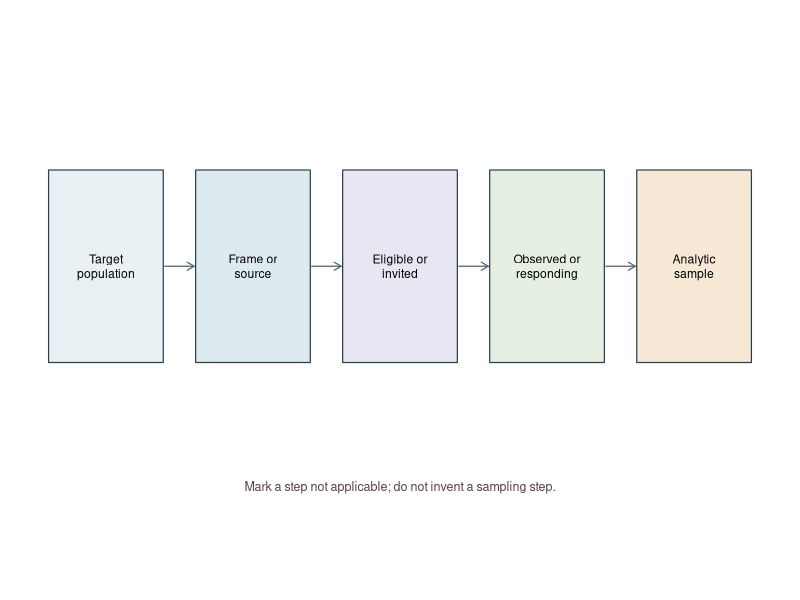
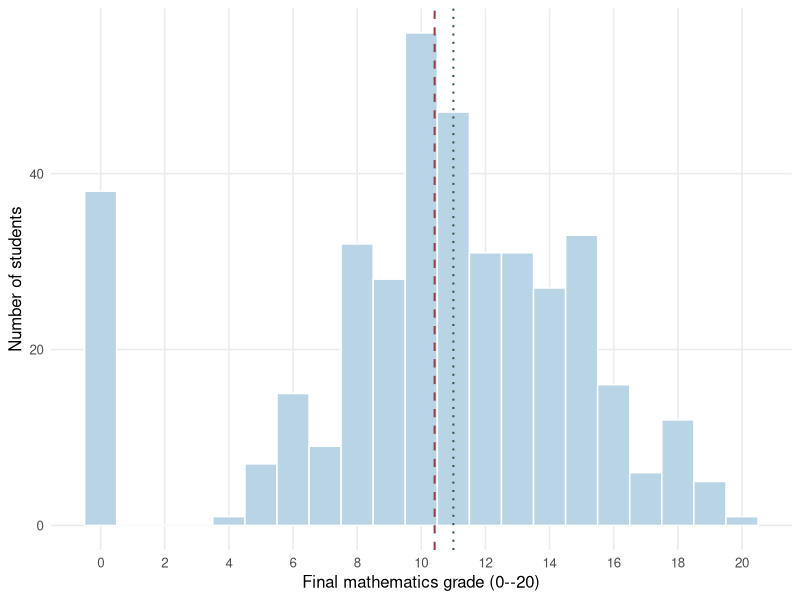
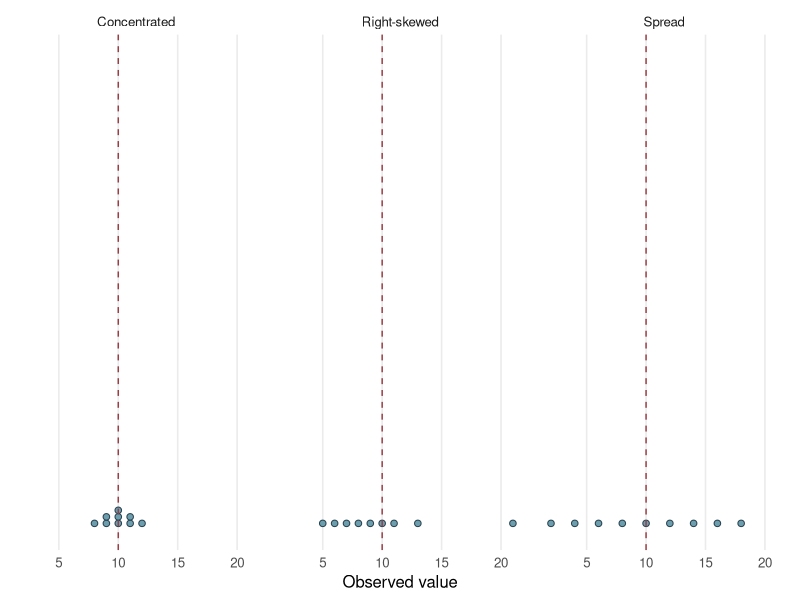
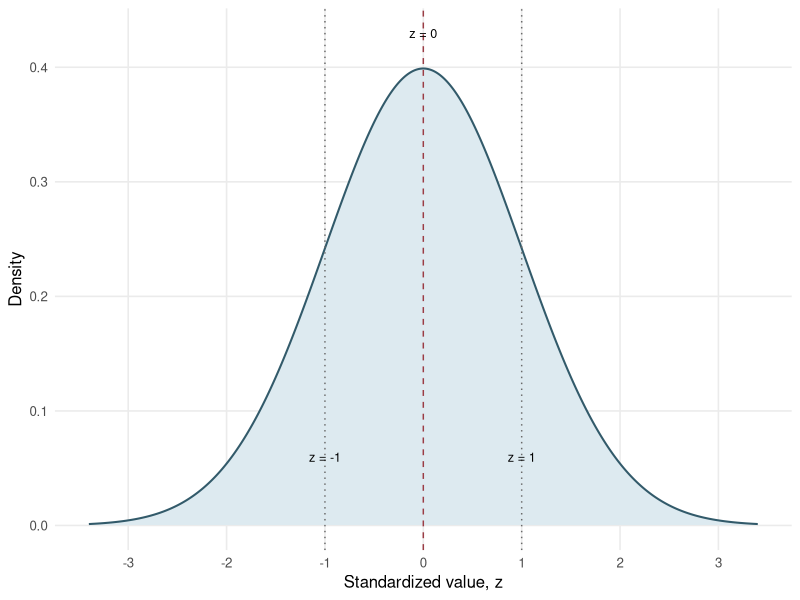
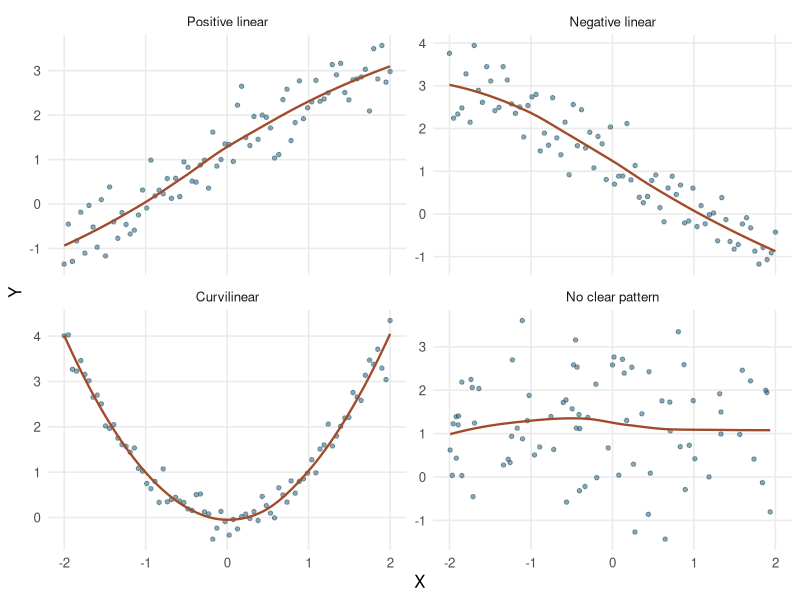
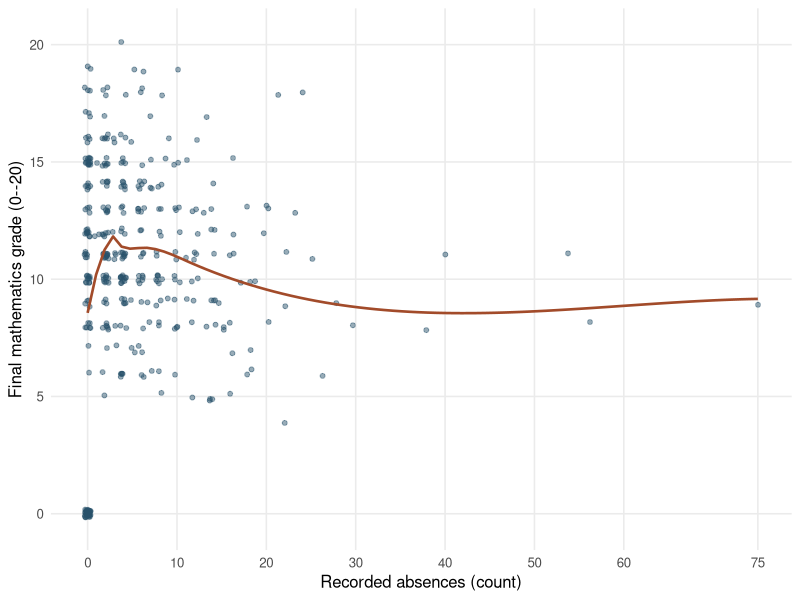
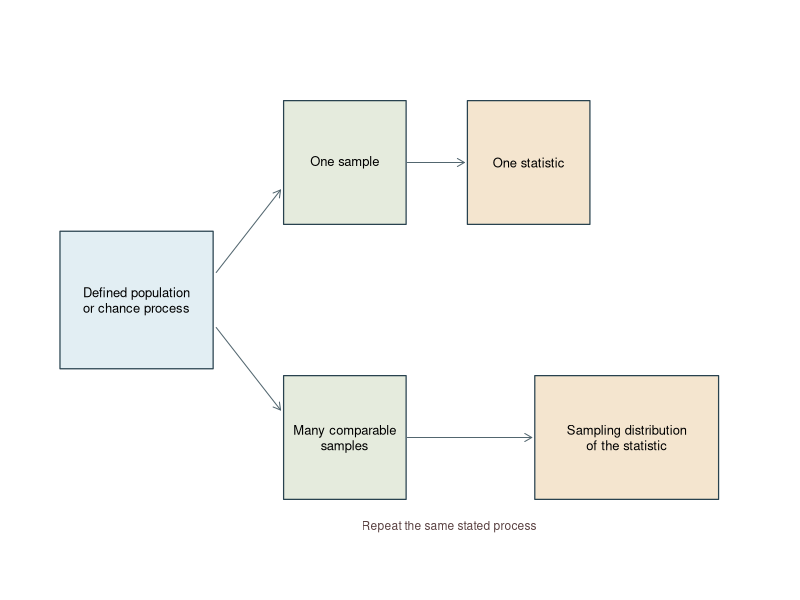
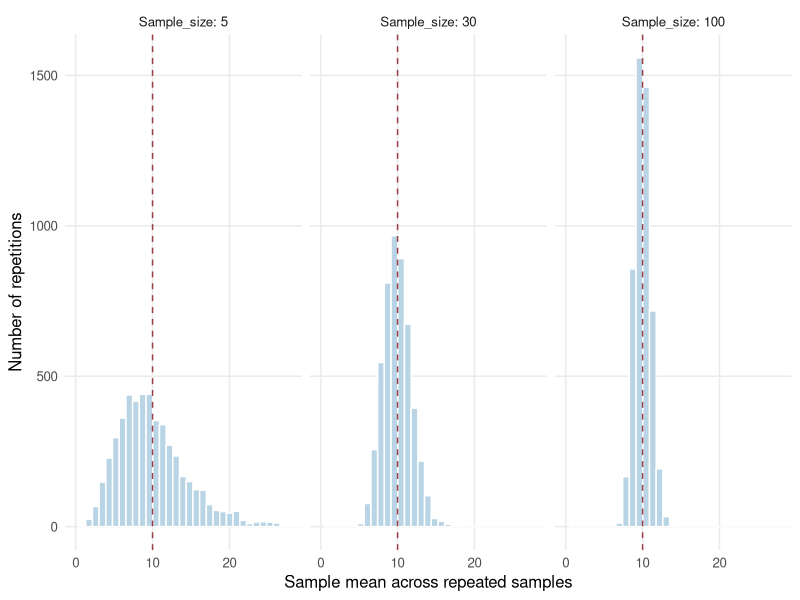

Recreate these plots in R, in order.
## ---- chunk 1
#| label: setup
#| include: false

knitr::opts_chunk$set(
  echo = FALSE,
  warning = FALSE,
  message = FALSE,
  fig.align = "center",
  out.width = "88%"
)
if (knitr::is_latex_output()) {
  knitr::opts_chunk$set(dev = "cairo_pdf")
}

options(digits = 3, width = 72, scipen = 4)
library(ggplot2)
theme_set(
  theme_minimal(base_size = 12) +
    theme(
      panel.grid.minor = element_blank(),
      legend.position = "bottom",
      plot.title.position = "plot"
    )
)

## The curated UCI secondary-school record of Cortez and Silva (2008),
## reduced to the columns this chapter analyses and embedded so that the
## chapter renders without an external data file. Values are unchanged;
## pass reproduces the documented cut point of 10 on the 0-20 scale.
sp_absences <- c(
 6,4,10,2,4,10,0,6,0,0,0,4,2,2,0,4,6,4,16,4,0,0,2,0,2,14,2,4,4,16,0,0,0,
 0,0,0,2,7,2,8,25,8,2,0,14,8,12,4,2,2,2,2,6,0,6,8,0,4,2,2,6,6,4,2,0,2,4,
 4,2,12,0,0,2,2,54,6,8,0,2,12,2,4,10,4,2,6,4,4,12,18,0,4,4,0,6,2,2,2,6,
 0,14,0,4,26,0,10,8,2,6,4,6,0,6,10,8,2,2,0,20,6,2,6,2,18,0,0,0,2,0,8,0,
 0,12,16,0,0,0,0,0,0,0,8,2,2,0,0,0,2,0,0,0,6,8,0,0,2,8,6,2,4,0,6,0,2,0,
 16,4,0,0,0,0,2,0,0,4,4,2,4,10,4,10,2,0,56,14,12,2,0,6,4,10,0,12,8,0,0,
 4,8,24,0,2,6,4,18,6,28,5,10,6,6,10,13,0,15,12,2,22,13,3,4,2,0,2,0,0,16,
 10,2,14,10,14,4,14,2,18,10,4,20,2,0,14,2,0,0,0,6,4,16,8,0,0,6,4,0,0,2,
 6,12,8,0,21,2,1,4,0,13,2,8,10,0,15,4,2,2,2,6,75,22,15,8,30,19,1,4,4,2,
 5,6,6,9,11,0,12,6,8,4,0,10,0,5,14,0,0,0,20,8,0,38,0,18,0,20,3,22,14,40,
 0,9,0,2,23,12,3,1,0,3,3,8,7,4,2,7,0,0,0,16,12,0,7,4,4,0,11,0,4,7,9,0,0,
 10,8,2,7,4,4,0,4,2,4,0,0,2,0,0,0,4,0,0,0,10,4,3,8,14,0,2,4,4,0,17,4,5,
 2,0,14,2,7,0,0,0,11,3,3,0,5
)

sp_grade_period_2 <- c(
 6,5,8,14,10,15,12,5,18,15,8,12,14,10,16,14,14,10,5,10,14,15,15,13,9,9,
 12,16,11,12,11,16,16,10,14,7,16,16,12,13,10,12,18,8,10,8,12,19,15,7,13,
 13,11,10,13,9,15,15,10,16,11,8,10,9,10,15,13,7,9,16,15,10,6,12,12,9,11,
 11,8,5,12,10,6,15,10,9,7,14,10,6,7,17,6,10,13,10,15,9,14,9,7,17,13,6,
 18,11,8,18,13,15,19,10,13,19,9,15,13,14,7,13,15,14,13,11,7,13,10,8,4,
 18,0,0,13,11,0,0,0,0,12,16,9,9,11,14,0,11,7,11,6,9,5,13,10,0,11,8,12,8,
 15,12,6,9,0,10,8,11,10,15,7,14,5,15,11,7,11,9,13,5,8,10,8,13,17,9,13,
 12,12,15,7,9,12,8,8,9,14,15,15,9,18,9,16,10,9,6,10,9,7,12,9,7,8,12,13,
 7,10,15,6,6,7,10,6,5,16,13,13,8,15,11,8,10,13,11,9,13,7,9,13,12,11,7,
 12,11,0,12,0,18,12,8,5,15,8,10,9,9,12,9,12,11,14,9,18,8,12,9,10,17,9,
 10,9,0,9,14,11,14,10,12,9,9,8,11,8,9,12,9,9,10,18,12,14,13,11,15,12,18,
 13,12,9,8,13,15,10,11,12,17,14,12,18,9,12,10,9,12,11,10,13,11,8,10,11,
 11,13,9,11,14,15,12,15,10,9,14,8,14,0,8,9,15,13,8,15,10,12,10,15,8,10,
 13,15,10,15,13,7,13,7,8,11,9,13,12,10,16,13,12,11,15,11,10,13,6,10,12,
 7,12,11,5,18,8,14,9,15,10,14,6,11,5,5,9,5,5,9,5,9,16,8,12,9
)

sp_final_grade <- c(
 6,6,10,15,10,15,11,6,19,15,9,12,14,11,16,14,14,10,5,10,15,15,16,12,8,8,
 11,15,11,11,12,17,16,12,15,6,18,15,11,13,11,12,18,11,9,6,11,20,14,7,13,
 13,10,11,13,10,15,15,9,16,11,11,9,9,10,15,12,6,8,16,15,10,5,14,11,10,
 10,11,10,5,12,11,6,15,10,8,6,14,10,7,8,18,6,10,14,10,15,10,14,8,5,17,
 14,6,18,11,8,18,13,16,19,10,13,19,9,16,14,13,8,13,15,15,13,13,8,12,11,
 9,0,18,0,0,12,11,0,0,0,0,12,15,0,9,11,13,0,11,0,11,0,10,0,14,10,0,12,8,
 13,10,15,12,0,7,0,10,7,12,10,16,0,14,0,16,10,0,9,9,11,6,9,11,8,12,17,8,
 12,11,11,15,9,10,13,9,8,10,14,15,16,10,18,10,16,10,10,6,11,9,7,13,10,7,
 8,13,14,8,10,15,4,8,8,10,6,0,17,13,14,7,15,12,9,12,14,11,9,13,6,10,13,
 12,11,0,12,12,0,12,0,18,13,8,5,15,8,10,8,8,12,8,13,11,14,0,18,8,12,9,0,
 17,10,11,10,0,9,14,11,14,10,12,9,9,8,10,8,10,12,10,11,11,19,12,14,15,
 11,15,13,18,14,11,0,8,14,16,11,10,14,18,13,12,18,8,12,10,0,13,11,11,13,
 11,0,9,10,11,13,9,11,15,15,11,16,10,9,14,8,14,0,0,0,15,13,0,17,10,11,0,
 15,0,10,14,16,9,15,13,8,13,8,8,11,9,13,11,10,16,13,12,10,15,12,10,13,0,
 10,11,9,12,11,5,19,10,15,10,15,10,14,7,10,0,5,10,6,0,8,0,9,16,7,10,9
)

sp_higher_no <- c(
 79,128,149,151,154,161,164,165,166,167,240,248,251,253,270,277,312,353,
 362,372
)

sp_school_ms <- c(
 350,351,352,353,354,355,356,357,358,359,360,361,362,363,364,365,366,
 367,368,369,370,371,372,373,374,375,376,377,378,379,380,381,382,383,
 384,385,386,387,388,389,390,391,392,393,394,395
)

students <- data.frame(
  student_id = sprintf("U%03d", seq_along(sp_absences)),
  school = "GP",
  absences = as.integer(sp_absences),
  grade_period_2 = as.integer(sp_grade_period_2),
  final_grade = as.integer(sp_final_grade),
  higher_education = "yes",
  stringsAsFactors = FALSE
)
students$school[sp_school_ms] <- "MS"
students$higher_education[sp_higher_no] <- "no"
students$pass <- ifelse(students$final_grade >= 10, "Yes", "No")

grade_zero <- students$final_grade == 0
students_no_grade_zero <- students[!grade_zero, ]
stopifnot(
  sum(grade_zero) == 38L,
  all(students$absences[grade_zero] == 0),
  sum(students$grade_period_2[grade_zero] > 0) == 25L
)
grade_zero_sensitivity <- c(
  n = nrow(students_no_grade_zero),
  mean = mean(students_no_grade_zero$final_grade),
  median = median(students_no_grade_zero$final_grade),
  variance = var(students_no_grade_zero$final_grade),
  sd = sd(students_no_grade_zero$final_grade),
  IQR = IQR(students_no_grade_zero$final_grade),
  covariance = cov(
    students_no_grade_zero$absences,
    students_no_grade_zero$final_grade
  ),
  correlation = cor(
    students_no_grade_zero$absences,
    students_no_grade_zero$final_grade
  )
)

grade_summary <- data.frame(
  Summary = c("Mean", "Median", "Sample variance", "Sample standard deviation", "IQR"),
  Value = c(
    mean(students$final_grade),
    median(students$final_grade),
    var(students$final_grade),
    sd(students$final_grade),
    IQR(students$final_grade)
  ),
  Units = c("grade points", "grade points", "squared grade points",
            "grade points", "grade points")
)

same_mean <- data.frame(
  Pattern = rep(c("Concentrated", "Spread", "Right-skewed"), each = 9),
  Value = c(
    8, 9, 9, 10, 10, 10, 11, 11, 12,
    2, 4, 6, 8, 10, 12, 14, 16, 18,
    5, 6, 7, 8, 9, 10, 11, 13, 21
  ),
  Index = rep(seq_len(9), 3)
)

set.seed(60202)
pattern_x <- seq(-2, 2, length.out = 80)
relationship_patterns <- rbind(
  data.frame(
    X = pattern_x,
    Y = 1.2 + 1.1 * pattern_x + rnorm(80, 0, .45),
    Pattern = "Positive linear"
  ),
  data.frame(
    X = pattern_x,
    Y = 1.2 - 1.1 * pattern_x + rnorm(80, 0, .45),
    Pattern = "Negative linear"
  ),
  data.frame(
    X = pattern_x,
    Y = pattern_x^2 + rnorm(80, 0, .25),
    Pattern = "Curvilinear"
  ),
  data.frame(
    X = runif(80, -2, 2),
    Y = rnorm(80, 1.2, 1.1),
    Pattern = "No clear pattern"
  )
)
relationship_patterns$Pattern <- factor(
  relationship_patterns$Pattern,
  levels = c("Positive linear", "Negative linear", "Curvilinear", "No clear pattern")
)

normal_grid <- data.frame(Z = seq(-3.4, 3.4, length.out = 500))
normal_grid$Density <- dnorm(normal_grid$Z)

set.seed(60203)
repetitions <- 5000L
sample_sizes <- c(5L, 30L, 100L)
sampling_means <- do.call(rbind, lapply(sample_sizes, function(n) {
  data.frame(
    Sample_size = factor(n, levels = sample_sizes),
    Sample_mean = replicate(repetitions, mean(rexp(n, rate = 1 / 10)))
  )
}))
sampling_split <- split(sampling_means$Sample_mean, sampling_means$Sample_size)
sampling_summary <- do.call(rbind, lapply(sampling_split, function(x) {
  c(
    Center = mean(x),
    Empirical_SE = sd(x),
    Skewness = mean((x - mean(x))^3) / sd(x)^3
  )
}))
sampling_summary <- data.frame(
  n = sample_sizes,
  Theoretical_SE = 10 / sqrt(sample_sizes),
  sampling_summary,
  row.names = NULL,
  check.names = FALSE
)

set.seed(60204)
lln_draws <- rexp(400, rate = 1 / 10)
lln <- data.frame(
  Draw = seq_along(lln_draws),
  Running_mean = cumsum(lln_draws) / seq_along(lln_draws)
)
## ---- chunk 2
#| label: tbl-student-preview
#| tbl-cap: "Selected fields from six records in the student-performance data."
#| tbl-colwidths: [16, 16, 22, 22, 18]

preview <- students[1:6, c(
  "student_id", "school", "absences", "final_grade", "pass"
)]
names(preview) <- c("Student ID", "School", "Absences", "Final grade", "Pass")
knitr::kable(preview, booktabs = TRUE, align = c("l", "l", "r", "r", "l"))
## ---- chunk 3
#| label: fig-representation-path
#| fig-cap: "A representation path separates the intended population from the analytic sample."
#| fig-alt: "Five boxes run from target population through frame or source, eligible or invited units, observed or responding units, and analytic sample. A note says to mark nonapplicable steps instead of inventing them."
#| fig-height: 2.5
#| out-width: "94%"

old <- par(mar = rep(.15, 4), xpd = NA)
plot.new()
plot.window(xlim = c(0, 10), ylim = c(0, 2.2))
xs <- seq(1, 9, length.out = 5)
labs <- c(
  "Target\npopulation",
  "Frame or\nsource",
  "Eligible or\ninvited",
  "Observed or\nresponding",
  "Analytic\nsample"
)
for (i in seq_along(xs)) {
  rect(xs[i] - .78, .85, xs[i] + .78, 1.62,
       col = c("#E9F1F5", "#DDEAF0", "#E8E6F3", "#E6F0E2", "#F7E8D5")[i],
       border = "#28424F", lwd = 1.2)
  text(xs[i], 1.235, labs[i], cex = .73)
  if (i < length(xs)) {
    arrows(xs[i] + .8, 1.235, xs[i + 1] - .8, 1.235,
           length = .08, col = "#50646D", lwd = 1.2)
  }
}
text(5, .35, "Mark a step not applicable; do not invent a sampling step.",
     cex = .75, col = "#5A4141")
par(old)
## ---- chunk 4
#| label: fig-grade-distribution
#| fig-cap: "Distribution of final mathematics grades for the 395 recorded students."
#| fig-alt: "A histogram of grades from zero to twenty is centered near eleven, bounded at both ends, and shows a visible group at zero."
#| fig-height: 3.4

ggplot(students, aes(x = final_grade)) +
  geom_histogram(
    binwidth = 1,
    boundary = -.5,
    fill = "#B9D5E5",
    color = "white"
  ) +
  geom_vline(xintercept = mean(students$final_grade),
             color = "#9B3D45", linetype = 2, linewidth = .7) +
  geom_vline(xintercept = median(students$final_grade),
             color = "#315B45", linetype = 3, linewidth = .7) +
  scale_x_continuous(breaks = seq(0, 20, 2)) +
  labs(
    x = "Final mathematics grade (0--20)",
    y = "Number of students"
  )
## ---- chunk 5
#| label: tbl-grade-summary
#| tbl-cap: "Five numerical summaries of final mathematics grade."
#| tbl-colwidths: [32, 24, 28]

grade_print <- grade_summary
grade_print$Value <- c("10.42", "11.00", "20.99", "4.58", "6.00")
knitr::kable(
  grade_print,
  names = c("Summary", "Value", "Units"),
  booktabs = TRUE,
  align = c("l", "r", "l")
)
## ---- chunk 6
#| label: fig-same-mean
#| fig-cap: "Three constructed distributions share a mean of 10 but differ in shape and spread."
#| fig-alt: "Faceted dot plots show a concentrated distribution around ten, a broad evenly spaced distribution, and a right-skewed distribution. Each has mean ten."
#| fig-height: 3.0

ggplot(same_mean, aes(x = Value, y = 0)) +
  geom_dotplot(binaxis = "x", stackdir = "up", binwidth = .55,
               fill = "#6C9EAE", color = "#28424F") +
  geom_vline(xintercept = 10, linetype = 2, color = "#9B3D45") +
  facet_wrap(~ Pattern, nrow = 1) +
  scale_y_continuous(NULL, breaks = NULL) +
  labs(x = "Observed value")
## ---- chunk 7
#| label: fig-standard-normal
#| fig-cap: "The standard Normal model centers distance at zero and measures it in standard-deviation units."
#| fig-alt: "A symmetric bell curve is centered at zero with vertical markers at minus one, zero, and one standard deviation."
#| fig-height: 2.9

ggplot(normal_grid, aes(x = Z, y = Density)) +
  geom_area(fill = "#DDEAF0", color = "#325A6A", linewidth = .7) +
  geom_vline(xintercept = c(-1, 0, 1),
             linetype = c(3, 2, 3),
             color = c("#6A6A6A", "#9B3D45", "#6A6A6A")) +
  annotate("text", x = c(-1, 0, 1), y = c(.06, .43, .06),
           label = c("z = -1", "z = 0", "z = 1"), size = 3.2) +
  scale_x_continuous(breaks = -3:3) +
  labs(x = "Standardized value, z", y = "Density")
## ---- chunk 8
#| label: fig-relationship-forms
#| fig-cap: "Linear, curvilinear, and patternless relationships require different descriptions."
#| fig-alt: "Four panels show a positive line, a negative line, a U-shaped curve, and no clear pattern."
#| fig-height: 4.0

ggplot(relationship_patterns, aes(x = X, y = Y)) +
  geom_point(alpha = .55, size = 1.2, color = "#2F6073") +
  geom_smooth(method = "loess", se = FALSE, linewidth = .8, color = "#A24B2A") +
  facet_wrap(~ Pattern, nrow = 2, scales = "free_y") +
  labs(x = "X", y = "Y")
## ---- chunk 9
#| label: fig-absence-grade
#| fig-cap: "Recorded absences and final mathematics grade in the observational two-school record."
#| fig-alt: "A jittered scatterplot shows most students below twenty absences, a concentrated set at zero absences and zero final grade, a few much larger absence counts up to seventy-five, and little overall linear pattern. A smooth line is nearly flat over the dense region."
#| fig-height: 4.1

ggplot(students, aes(x = absences, y = final_grade)) +
  geom_jitter(width = .35, height = .18, alpha = .48,
              color = "#28536B", size = 1.35) +
  geom_smooth(method = "loess", se = FALSE, color = "#A24B2A",
              linewidth = .9) +
  scale_x_continuous(breaks = c(0, 10, 20, 30, 40, 50, 60, 75)) +
  scale_y_continuous(breaks = seq(0, 20, 5), limits = c(-.5, 20.5)) +
  labs(
    x = "Recorded absences (count)",
    y = "Final mathematics grade (0--20)"
  )
## ---- chunk 10
#| label: fig-sampling-sequence
#| fig-cap: "Repeated sampling links a defined population or chance process to a sampling distribution."
#| fig-alt: "A defined population or process leads to one sample and one statistic. Repeating that process produces many statistics whose distribution is the sampling distribution."
#| fig-height: 3.0
#| out-width: "92%"

old <- par(mar = rep(.15, 4), xpd = NA)
plot.new()
plot.window(xlim = c(0, 12), ylim = c(0, 4))
box <- function(x, y, w, h, label, fill) {
  rect(x - w/2, y - h/2, x + w/2, y + h/2,
       col = fill, border = "#28424F", lwd = 1.2)
  text(x, y, label, cex = .78)
}
box(1.7, 2, 2.5, 1.0, "Defined population\nor chance process", "#E2EEF3")
box(5.1, 3, 2.0, .9, "One sample", "#E5EBDD")
box(8.1, 3, 2.0, .9, "One statistic", "#F4E5CF")
box(5.1, 1, 2.0, .9, "Many comparable\nsamples", "#E5EBDD")
box(9.7, 1, 3.0, .9, "Sampling distribution\nof the statistic", "#F4E5CF")
arrows(3.0, 2.2, 4.05, 2.8, length = .08, col = "#52666F")
arrows(6.12, 3, 7.05, 3, length = .08, col = "#52666F")
arrows(3.0, 1.8, 4.05, 1.2, length = .08, col = "#52666F")
arrows(6.12, 1, 8.15, 1, length = .08, col = "#52666F")
text(6.8, .35, "Repeat the same stated process", cex = .72, col = "#5A4141")
par(old)
## ---- chunk 11
#| label: fig-sampling-means
#| fig-cap: "Sampling distributions of the mean from a right-skewed population narrow and become more symmetric as sample size grows."
#| fig-alt: "Three histograms of five thousand sample means at sample sizes five, thirty, and one hundred share an axis. They remain centered near ten, become narrower, and become more symmetric."
#| fig-height: 3.7

ggplot(sampling_means, aes(x = Sample_mean)) +
  geom_histogram(bins = 38, fill = "#B9D5E5", color = "white") +
  geom_vline(xintercept = 10, linetype = 2, color = "#9B3D45") +
  facet_wrap(~ Sample_size, nrow = 1, labeller = label_both) +
  coord_cartesian(xlim = c(0, 28)) +
  labs(
    x = "Sample mean across repeated samples",
    y = "Number of repetitions"
  )
## ---- chunk 12
#| label: tbl-clt-summary
#| tbl-cap: "Repeated-sampling summaries under the stated right-skewed population model."
#| tbl-colwidths: [14, 22, 23, 22, 19]

sampling_print <- sampling_summary
sampling_print$Center <- sprintf("%.2f", sampling_print$Center)
sampling_print$Empirical_SE <- sprintf("%.2f", sampling_print$Empirical_SE)
sampling_print$Theoretical_SE <- sprintf("%.2f", sampling_print$Theoretical_SE)
sampling_print$Skewness <- sprintf("%.2f", sampling_print$Skewness)
names(sampling_print) <- c(
  "Sample size", "Model SE", "Mean of sample means",
  "Empirical SE", "Skewness"
)
knitr::kable(sampling_print, booktabs = TRUE, align = c("r", "r", "r", "r", "r"))
## ---- chunk 13
#| label: fig-running-mean
#| fig-cap: "One running mean from independent right-skewed draws stabilizes near the population mean of 10."
#| fig-alt: "The running mean varies widely early and gradually settles near a horizontal line at ten by four hundred draws."
#| fig-height: 3.0

ggplot(lln, aes(x = Draw, y = Running_mean)) +
  geom_line(color = "#2F6073", linewidth = .65) +
  geom_hline(yintercept = 10, linetype = 2, color = "#9B3D45") +
  labs(x = "Number of draws included", y = "Running sample mean")
